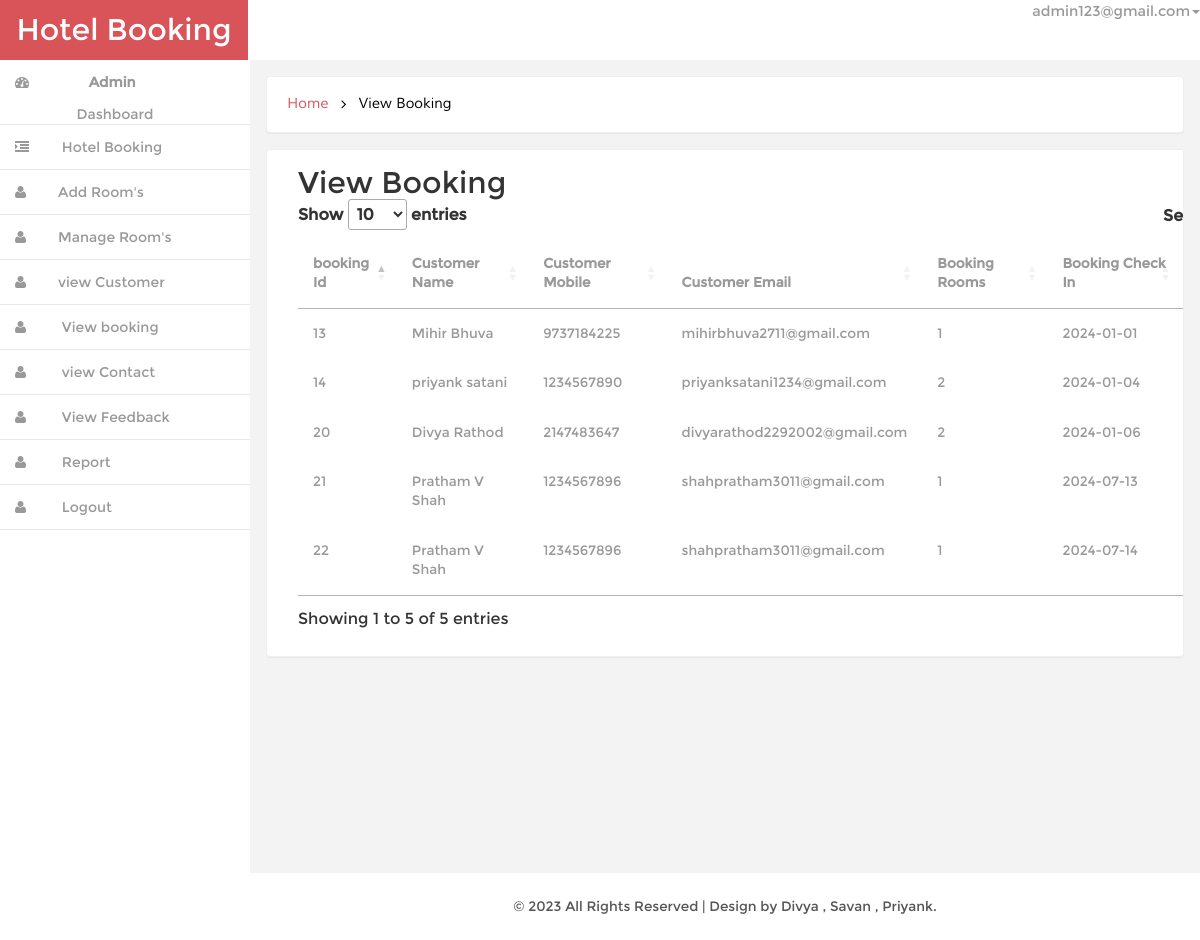
Page /admin/view_booking (signed in) on the committed database.
### tables this page shows
CREATE TABLE `booking` (
  `booking_id` int(20) NOT NULL,
  `cust_id` int(15) DEFAULT NULL,
  `room_id` int(15) DEFAULT NULL,
  `booking_rooms` int(5) NOT NULL,
  `booking_check_in` date NOT NULL,
  `booking_check_out` date DEFAULT NULL,
  `total_amount` int(10) NOT NULL,
  `uuid` varchar(225) NOT NULL,
  `booking_status` tinyint(1) NOT NULL DEFAULT 1
);

CREATE TABLE `customer` (
  `cust_id` int(10) NOT NULL,
  `cust_name` varchar(50) NOT NULL,
  `cust_email` varchar(50) NOT NULL,
  `cust_mob` varchar(12) NOT NULL,
  `cust_add` varchar(255) NOT NULL,
  `cust_password` varchar(25) NOT NULL
);

### admin/model.php (called while the page is built, shortened)
<?php
class model
{
	public $conn = "";
	function __construct()
	{
		$this->conn = new mysqli('localhost', 'root', '', 'hbs');
	}
	function select_where_join1($tbl1, $tbl2, $on1, $tbl3, $on2)
	{
		$ins = "select * from $tbl1 join $tbl2 on $on1 join $tbl3 on $on2";
		$run = $this->conn->query($ins);
		while ($fetch = $run->fetch_object()) {
			$arr[] = $fetch;
		}
		if (!empty($arr)) {
			return $arr;
		} else {
			return $arr = array("Data not found");
		}
	}
}
?>

### admin/view_booking.php (the view, shortened to what this page needs)
<?php
include_once('header.php');
?>
		     <div class="banner">
		    	<h2>
				<a href="dashboard">Home</a>
				<i class="fa fa-angle-right"></i>
				<span>View Booking</span>
				</h2>
		    </div>
 	<div class="blank">
			<div class="blank-page" style="overflow:auto">
				<div class="container mt-3">
				  <h2>View Booking</h2>
				  <table class="table">
					<thead>
					  <tr>
                        <th>booking Id</th>
						<th>Customer Name</th>
						<th>Customer Mobile</th>
						<th>Customer Email</th>
						<th>Booking Rooms</th>
						<th>Booking Check In</th>
						<th>Booking Check Out</th>
					  </tr>
					</thead>
					<tbody>
					<?php
					foreach($manage_booking_arr as $c)
					{
					?>
					  <tr>
                        <td><?php echo $c ->booking_id ;?></td>
						<td><?php echo $c ->cust_name ;?></td>
						<td><?php echo $c ->cust_mob ;?></td>
						<td><?php echo $c ->cust_email ;?></td>
						<td><?php echo $c ->booking_rooms;?></td>
						<td><?php echo $c ->booking_check_in ;?></td>
						<td><?php echo $c ->booking_check_out ;?></td>
					  </tr>
					<?php
					}
					?>
					</tbody>
				  </table>
				</div>
	        </div>
	</div>
	<?php
include_once('footer.php');
?>

### admin/css/style.css (style rules this page uses)
h4, h5, h6, h1, h2, h3 { margin: 0; }
html, body { font-family:'Montserrat-Regular'; font-size: 100%; background:#F3F3F4; overflow-x: hidden; }
body a { transition:0.5s all; -webkit-transition:0.5s all; -moz-transition:0.5s all; -o-transition:0.5s all; -ms-transition:0.5s all; }
.banner { background: #fff; display: block; margin: 0em 1em ; padding:1em; border: 1px solid #ebeff6; border-color: #ebeff6; border-radius: 4px; -webkit-border-radius: 4px; -o-border-radius: 4px; -moz-border-radius: 4px; -ms-border-radius: 4px; -webkit-box-shadow: 0 1px 1px rgba(0,0,0,.05); box-shadow: 0 1px 1px rgba(0,0,0,.05); }
.banner h2 { font-size:0.9em; }
.banner h2 a { color:#D95459; text-decoration:none; font-family: 'Muli-Regular'; padding:0.3em ; }
.banner h2 span { color:#000; font-family: 'Muli-Regular'; padding:0.3em ; }
.banner h2 i { color:#000; vertical-align:middle; padding:0.3em ; }
.blank { padding: 1em; min-height: 650px; }
.blank-page { padding: 1em; background: #fff; border: 1px solid #ebeff6; border-radius: 4px; -webkit-border-radius: 4px; -o-border-radius: 4px; -moz-border-radius: 4px; -ms-border-radius: 4px; -webkit-box-shadow: 0 1px 1px rgba(0,0,0,.05); box-shadow: 0 1px 1px rgba(0,0,0,.05); }
.table td, .table>tbody>tr>td, .table>tbody>tr>th, .table>tfoot>tr>td, .table>tfoot>tr>th, .table>thead>tr>td, .table>thead>tr>th { padding: 15px !important; font-size: 0.85em; color: #999; border-top: none !important; }
.table { margin-bottom: 0; }

### rows in the picture
booking: booking_id "13", cust.cust_name "Mihir Bhuva", cust.cust_mob "9737184225", cust.cust_email "mihirbhuva2711@gmail.com", booking_rooms "1", booking_check_in "2024-01-01"
booking: booking_id "14", cust.cust_name "priyank satani", cust.cust_mob "1234567890", cust.cust_email "priyanksatani1234@gmail.com", booking_rooms "2", booking_check_in "2024-01-04"
booking: booking_id "20", cust.cust_name "Divya Rathod", cust.cust_mob "2147483647", cust.cust_email "divyarathod2292002@gmail.com", booking_rooms "2", booking_check_in "2024-01-06"
booking: booking_id "21", cust.cust_name "Pratham V Shah", cust.cust_mob "1234567896", cust.cust_email "shahpratham3011@gmail.com", booking_rooms "1", booking_check_in "2024-07-13"
booking: booking_id "22", cust.cust_name "Pratham V Shah", cust.cust_mob "1234567896", cust.cust_email "shahpratham3011@gmail.com", booking_rooms "1", booking_check_in "2024-07-14"
